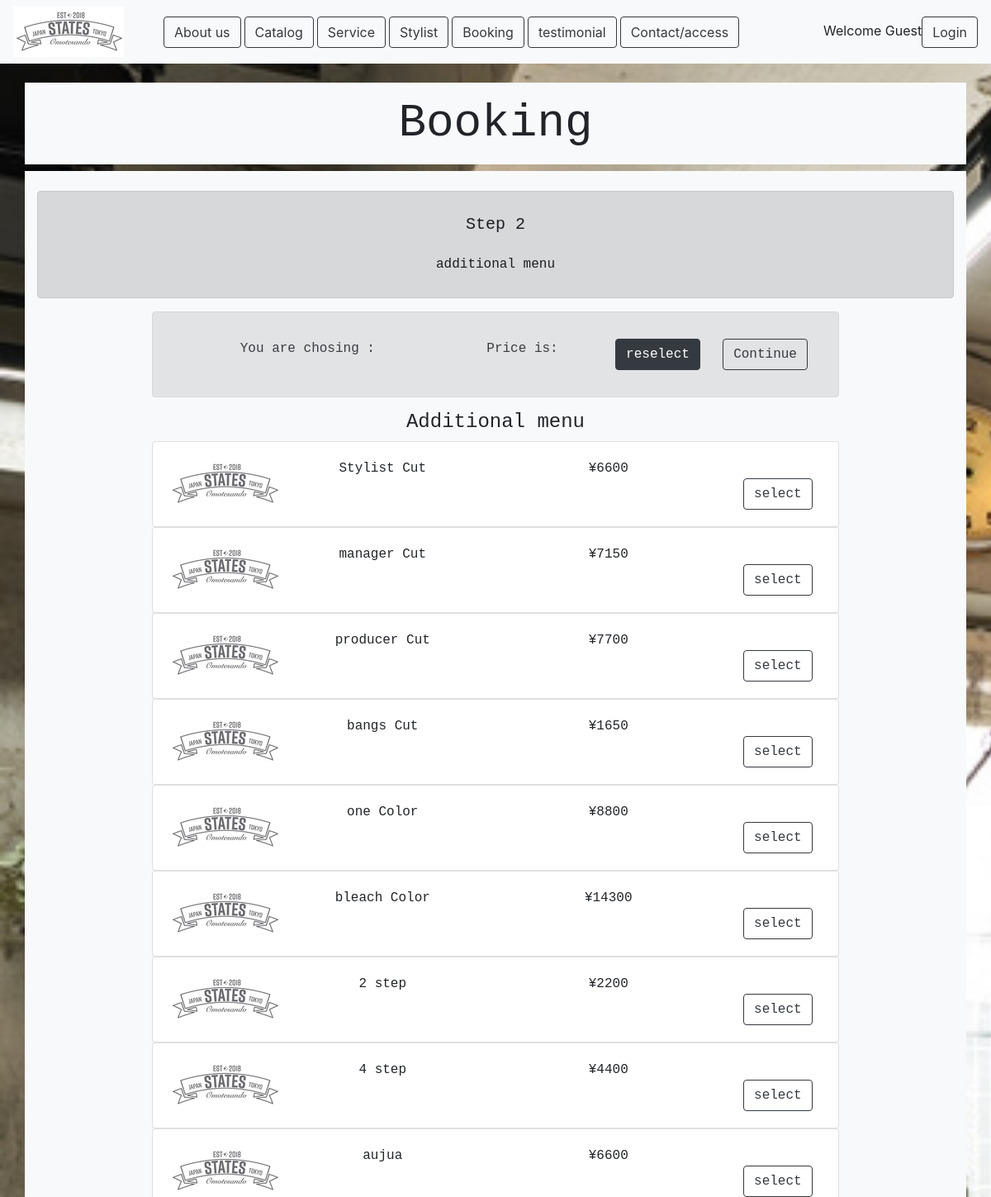
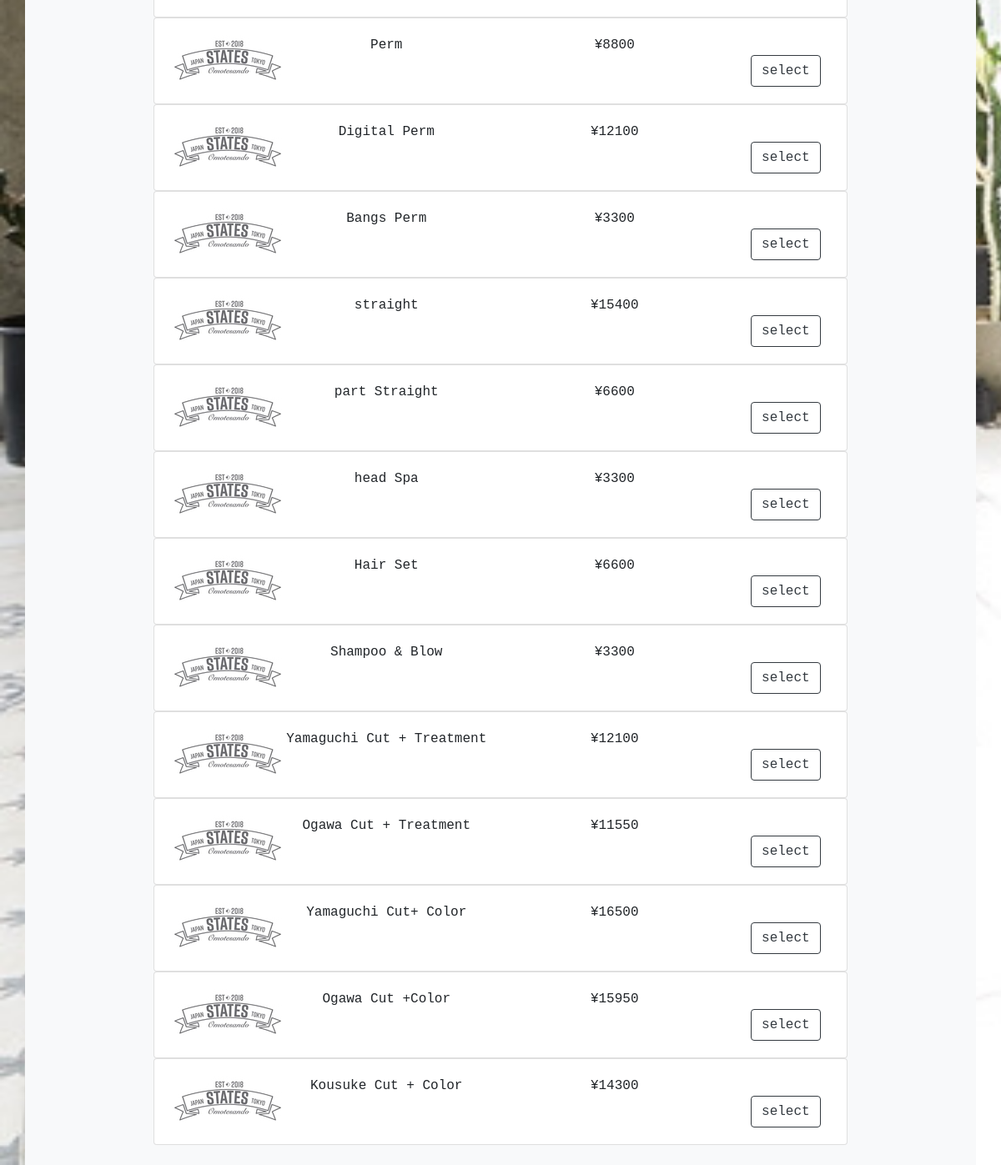
The page /booking2.php on the database its author committed (2 pictures, top to bottom).
### tables this page shows
CREATE TABLE `service` (
  `service_id` int(11) NOT NULL,
  `service_name` varchar(30) NOT NULL,
  `price` int(11) NOT NULL
);

### classes/connection.php (called while the page is built, shortened)
<?php
class Connection{
    private $servername="localhost";
    private $username ="root";
    private $password ="root";
    private $db_name ="hairsalon";
    function __construct(){
        $this->conn = new mysqli($this->servername,$this->username,$this->password,$this->db_name);
        if($this->conn->connect_error){
            die('error connection to database'.$this->conn->connect_error);
        }else{
            return $this->conn;
        }
    }
}
?>

### hairsalonAction.php (called while the page is built, shortened)
<?php
include 'classes/Hairsalon.php';
$Hairsalon= new Hairsalon;
?>

### classes/Hairsalon.php (called while the page is built, shortened)
<?php
include 'connection.php';
class Hairsalon extends Connection{
function displayServiceMenu(){
    $sql="SELECT * FROM service";
    $result = $this->conn->query($sql);
    if($result->num_rows>0){
        while($rows =$result->fetch_assoc()){
            $row[]= $rows;
        }
        return $row;
    }else{
        return FALSE;
    }
}
}
?>

### booking2.php (the view, shortened to what this page needs)
<?php
include 'userMenu.php';
$addMenuList =$Hairsalon->displayServiceMenu();
$selected_sID =$_SESSION['service_id'];
$Selected_service =$Hairsalon->getSelectServiceID($selected_sID);
?>
<!doctype html>
<html lang="en">
  <head>
    <link rel="stylesheet" href="https://stackpath.bootstrapcdn.com/bootstrap/4.3.1/css/bootstrap.min.css">
  </head>
  <body>
      <div class="container bg-light text-monospace text-center">
        <h4 class="display-4 text-monospace p-3">Booking</h4>
      </div>
      <div class="container bg-light text-monospace text-center mb-5">
        <br>
        <div class="alert alert-dark">
            <h5 class="text-monospace p-3">Step 2</h4>
            <p class="text-monospace"> additional menu</p>
        </div>
        <div class="w-75 mx-auto">
            <div class="card alert alert-secondary">
            <div class="card-body">
              <div class="row">
                <div class="col-lg-5">
                    You are chosing : <br>
                  <?php
                  if($_SESSION['service_id']){
                    echo "<h4>".$Selected_service['service_name']."</h4>";
                    echo"</div>";
                    echo "<div class='col-lg-3'>";
                    echo "Price is:";
                    echo "<br>";
                    echo "<h4>".$Selected_service['price']."</h4>";
                  }else{
                    echo"</div>";
                    echo "<div class='col-lg-3'>";
                    echo "Price is: ";
                    echo "<br>";
                  }
                  ?>
                </div>
                <div class="col-lg-2">
                  <form action="hairsalonAction.php" method="post">
                    <button type="submit" name="reselect" class="btn btn-dark">reselect</button>
                  </form>
                </div>
                <div class="col-lg-2">
                    <a href='booking3.php' role='button' class='btn btn-outline-dark'>Continue</a>
                </div>
              </div>
            </div>
          </div>
        <h4>Additional menu</h4>
        <?php
        foreach ($addMenuList as $menu) :?>
          <div class="card">
            <div class="card-body">
              <div class="row">
                <div class="col-lg-2">
                <img src="asset/logo.jpg" alt="">
                </div>
                <div class="col-lg-4">
                  <?php echo $menu['service_name'] ?>
                </div>
                <div class="col-lg-4">
                  <?php echo "¥".$menu['price'] ?>
                </div>
                <div class="col-lg-2">
                    <form action="hairsalonAction.php" method="post">
                      <br>
                      <button type="submit" name="addBooking2" class="btn btn-outline-dark">select</button>
                    </form>
                </div>
              </div>
            </div>
          </div>
        <?php endforeach; ?>
            <br>
      </div>
  </body>
</html>

### userMenu.php (style rules this page uses)
body { height:150px; }

### booking2.php (style rules this page uses)
body { margin-top:100px; height: 600px; background-image: url(asset/state.jpeg); background-repeat: no-repeat; background-attachment: fixed; background-size : cover; }

### rows shown on the page
service: service_name "Stylist Cut", price "6600"
service: service_name "manager Cut", price "7150"
service: service_name "producer Cut", price "7700"
service: service_name "bangs Cut", price "1650"
service: service_name "one Color", price "8800"
service: service_name "bleach Color", price "14300"
service: service_name "2 step", price "2200"
service: service_name "4 step", price "4400"
service: service_name "aujua", price "6600"
service: service_name "Perm", price "8800"
service: service_name "Digital Perm", price "12100"
service: service_name "Bangs Perm", price "3300"
service: service_name "straight", price "15400"
service: service_name "part Straight", price "6600"
service: service_name "head Spa", price "3300"
service: service_name "Hair Set", price "6600"
service: service_name "Shampoo & Blow", price "3300"
service: service_name "Yamaguchi Cut + Treatment", price "12100"
service: service_name "Ogawa Cut + Treatment", price "11550"
service: service_name "Yamaguchi Cut+ Color", price "16500"
service: service_name "Ogawa Cut +Color", price "15950"
service: service_name "Kousuke Cut + Color", price "14300"
